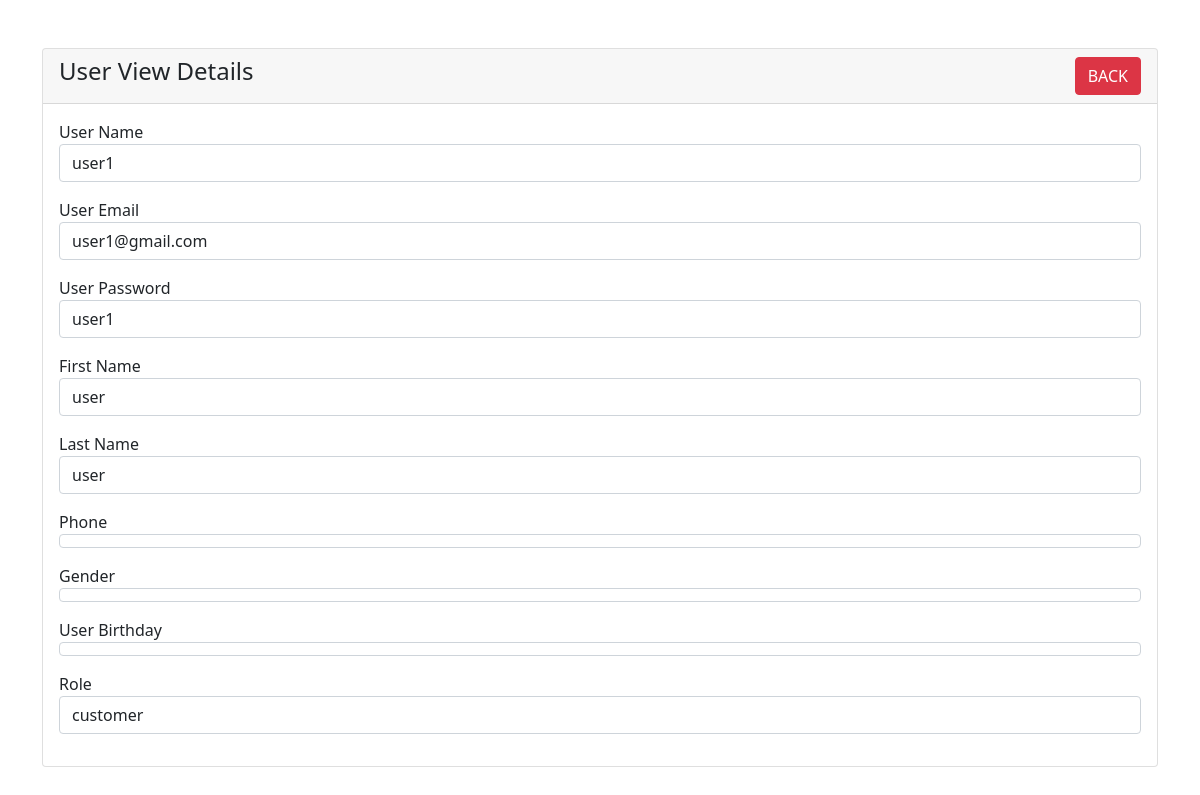
Screenshot of /admin/user-view.php?id=1 with the database file from the repository.
### tables this page shows
CREATE TABLE `users` (
  `user_id` int(11) NOT NULL,
  `username` varchar(50) NOT NULL,
  `email` varchar(100) NOT NULL,
  `password_hash` varchar(255) NOT NULL,
  `first_name` varchar(50) DEFAULT NULL,
  `last_name` varchar(50) DEFAULT NULL,
  `phone` varchar(10) NOT NULL,
  `gender` enum('Nam','Nữ') DEFAULT NULL,
  `birthday` date DEFAULT NULL,
  `pob` int(11) DEFAULT NULL,
  `role` enum('customer','admin') DEFAULT 'customer',
  `created_at` timestamp NOT NULL DEFAULT current_timestamp()
);

### admin/user-view.php (the view, shortened to what this page needs)
<?php
require_once("./config/connect.php");
?>
<!doctype html>
<html lang="en">
  <head>
    <link href="https://cdn.jsdelivr.net/npm/bootstrap@5.1.3/dist/css/bootstrap.min.css" rel="stylesheet">
</head>
<body>
    <div class="container mt-5">
        <div class="row">
            <div class="col-md-12">
                <div class="card">
                    <div class="card-header">
                        <h4>User View Details
                            <a href="admin.php" class="btn btn-danger float-end">BACK</a>
                        </h4>
                    </div>
                    <div class="card-body">
                        <?php
                        if(isset($_GET['id']))
                        {
                            $id = mysqli_real_escape_string($conn, $_GET['id']);
                            $query = "SELECT * FROM users WHERE user_id='$id' ";
                            $query_run = mysqli_query($conn, $query);
                            if(mysqli_num_rows($query_run) > 0)
                            {
                                $users = mysqli_fetch_array($query_run);
                                ?>
                                    <div class="mb-3">
                                        <label>User Name</label>
                                        <p class="form-control">
                                            <?= htmlspecialchars($users['username'], ENT_QUOTES, 'UTF-8'); ?>
                                        </p>
                                    </div>
                                    <div class="mb-3">
                                        <label>User Email</label>
                                        <p class="form-control">
                                            <?= htmlspecialchars($users['email'], ENT_QUOTES, 'UTF-8'); ?>
                                        </p>
                                    </div>
                                    <div class="mb-3">
                                        <label>User Password</label>
                                        <p class="form-control">
                                            <?= htmlspecialchars($users['password_hash'], ENT_QUOTES, 'UTF-8'); ?>
                                        </p>
                                    </div>
                                    <div class="mb-3">
                                        <label>First Name</label>
                                        <p class="form-control">
                                            <?= htmlspecialchars($users['first_name'], ENT_QUOTES, 'UTF-8'); ?>
                                        </p>
                                    </div>
                                    <div class="mb-3">
                                        <label>Last Name</label>
                                        <p class="form-control">
                                            <?= htmlspecialchars($users['last_name'], ENT_QUOTES, 'UTF-8'); ?>
                                        </p>
                                    </div>
                                    <div class="mb-3">
                                        <label>Phone</label>
                                        <p class="form-control">
                                        </p>
                                    </div>
                                    <div class="mb-3">
                                        <label>Gender</label>
                                        <p class="form-control">
                                        </p>
                                    </div>
                                    <div class="mb-3">
                                        <label>User Birthday</label>
                                        <p class="form-control">
                                        </p>
                                    </div>
                                    <div class="mb-3">
                                        <label>Role</label>
                                        <p class="form-control">
                                            <?= htmlspecialchars($users['role'], ENT_QUOTES, 'UTF-8'); ?>
                                        </p>
                                    </div>
                                <?php
                            }
                            else
                            {
                                echo "<h4>No Such Id Found</h4>";
                            }
                        }
                        else
                        {
                            echo "<h4>No ID Provided</h4>";
                        }
                        ?>
                    </div>
                </div>
            </div>
        </div>
    </div>
</body>
</html>

### rows the page displays
users: username "user1", email "user1@gmail.com", password_hash "user1", first_name "user", last_name "user", role "customer"
